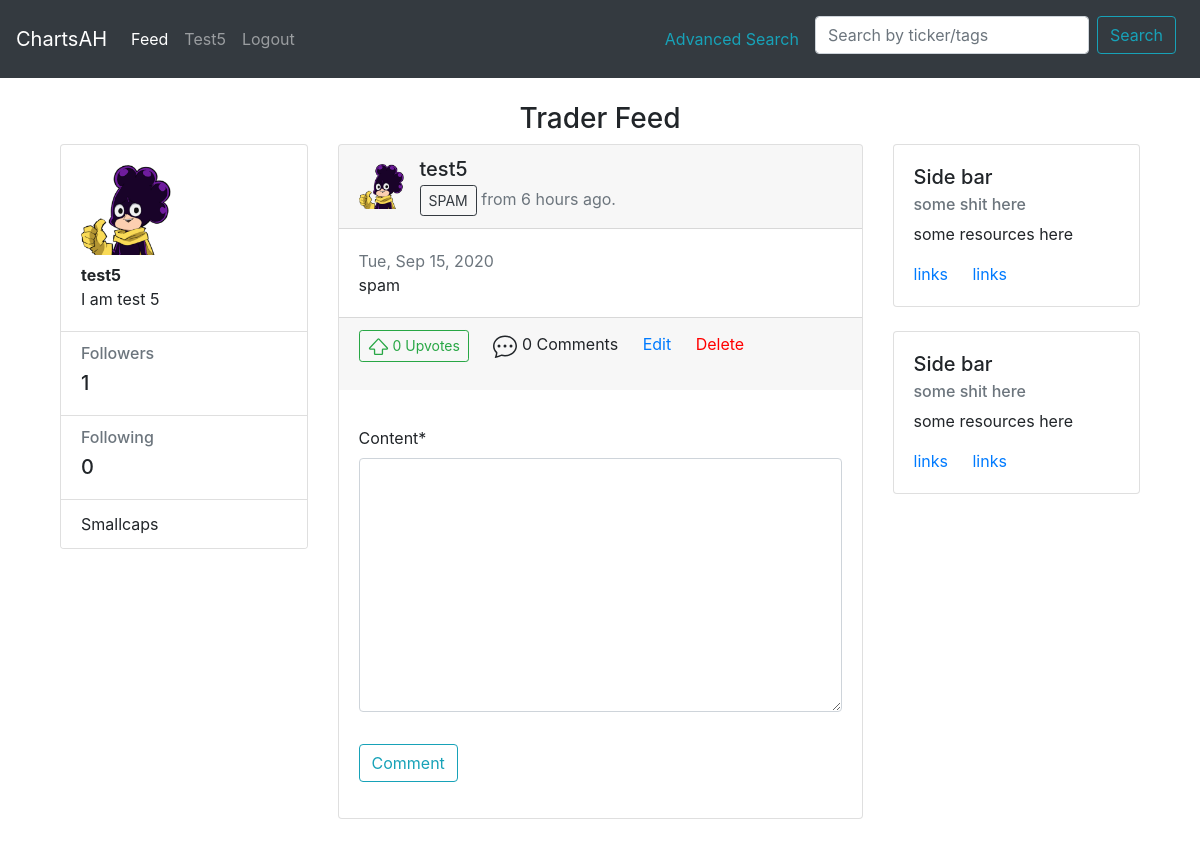
/post/73/ (signed in), run on an earlier commit of the app's database.
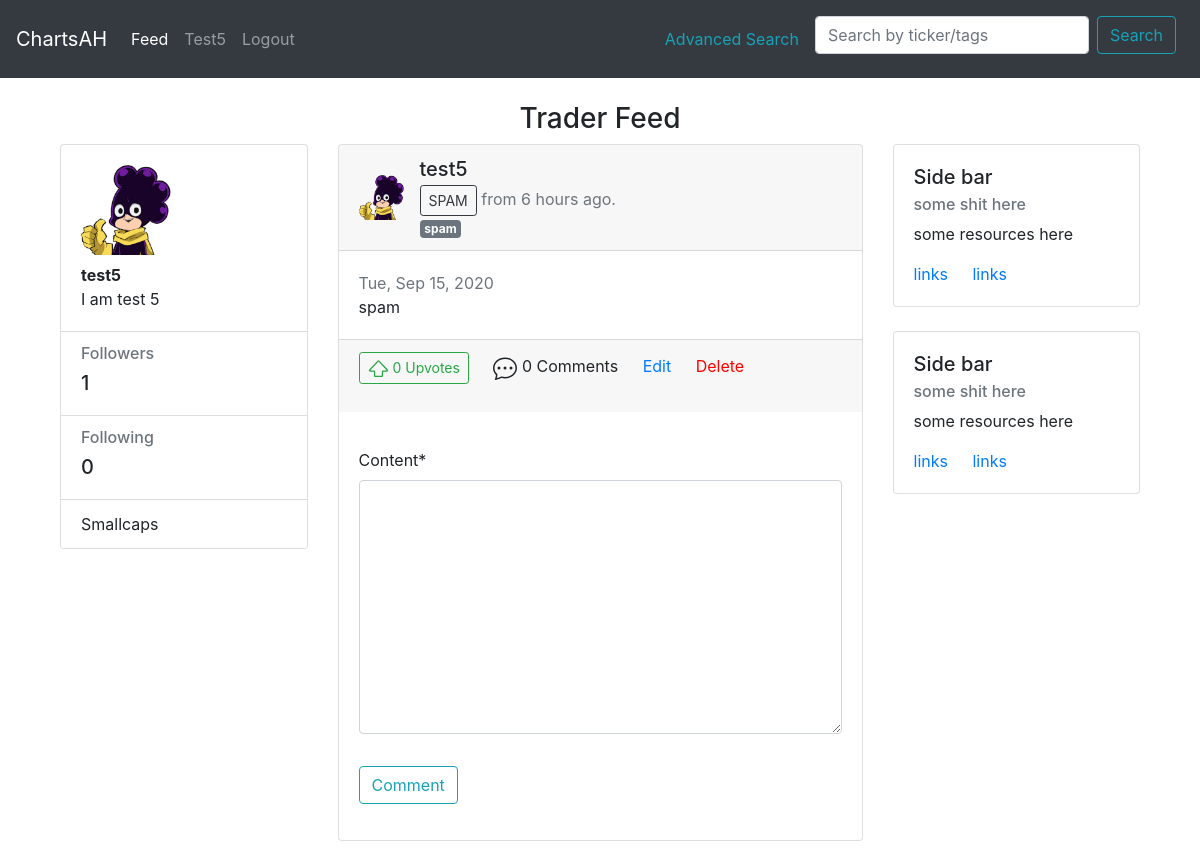
And on a later commit of the database.
### main/views.py (the view)
# urls.py: path("post/<int:pk>/", post_detail_view.as_view(), name='post-detail'),  #specifies the url for individual posts
class post_detail_view(DetailView):
     model = Post
     template_name = 'main/post_detail.html'
     context_object_name = 'post'
     def get_queryset(self, *args, **kwargs):
        return super().get_queryset(*args, **kwargs).annotate(
            upvoted=Exists(Post.upvotes.through.objects.filter( #upvoted is called in the template using if statement
                user_id=self.request.user.id,
                post_id=OuterRef('pk')
            ))
        )
     def get_context_data(self, **kwargs):
          context = super().get_context_data(**kwargs)
          context['form'] = CommentForm(instance=self.request.user)
          return context
     def post(self, request, *args, **kwargs):
          create_comment = Comment(content=request.POST.get('content'),
                                   user=self.request.user, post=self.get_object())
          create_comment.save()
          return self.get(self, request, *args, **kwargs)

### main/forms.py
class CommentForm(forms.ModelForm):
    class Meta:
        model = Comment
        fields = ['content']

### main/models.py (called while the page is built)
    @property
    def followers(self):
        return Follow.objects.filter(to_follow=self.user).count() #count of followers by filtering user and to_follow count

    @property
    def following(self):
        return Follow.objects.filter(user=self.user).count() #count of followers by filtering user and its user(following) count

### main/templates/main/post_detail.html (shortened to what the changed rows need)
{% extends 'main/header.html' %}
{% load crispy_forms_tags %}
{% load humanize %}
{% block content %}
<div class="container gedf-wrapper">
    {% if user.is_authenticated %}
    <div class="row">
        {% endif %}
      <div class="col-md-6 gedf-main">
          <div class="card gedf-card">
              <div class="card-header">
                  <div class="d-flex justify-content-between align-items-center">
                      <div class="d-flex justify-content-between align-items-center">
                          <div class="ml-2">
                            <div class="h7">
                              <a href="{% url 'main:post-detail' post.id %}" class="btn btn-outline-dark btn-sm" >{{ post.ticker | upper }}</a>
                              <span class="text-muted">
                              from {{ post.date_posted|naturaltime }}.
                              </span>
                              <br>
                              {% for tag in post.tags.all %}
                               <span class="badge badge-secondary mt-1" > {{ tag.name }} </span>
                              {% endfor %}
                            </div>
                        </div>
                      </div>
                  </div>
              </div>
          </div>
          <br>
        </div>
  </div>
</div>
{% endblock content %}

What changed in the data, as far as the page shows it:
added Tag: name "spam"
